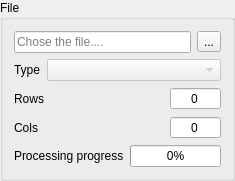
<?xml version="1.0" encoding="UTF-8"?>
<ui version="4.0">
 <class>FileWidget</class>
 <widget class="QGroupBox" name="FileWidget">
  <property name="windowModality">
   <enum>Qt::NonModal</enum>
  </property>
  <property name="geometry">
   <rect>
    <x>0</x>
    <y>0</y>
    <width>232</width>
    <height>177</height>
   </rect>
  </property>
  <property name="sizePolicy">
   <sizepolicy hsizetype="Maximum" vsizetype="Maximum">
    <horstretch>0</horstretch>
    <verstretch>0</verstretch>
   </sizepolicy>
  </property>
  <property name="maximumSize">
   <size>
    <width>240</width>
    <height>180</height>
   </size>
  </property>
  <property name="windowTitle">
   <string>File</string>
  </property>
  <property name="autoFillBackground">
   <bool>true</bool>
  </property>
  <property name="title">
   <string>File</string>
  </property>
  <property name="flat">
   <bool>false</bool>
  </property>
  <property name="checkable">
   <bool>false</bool>
  </property>
  <layout class="QVBoxLayout" name="verticalLayout">
   <item>
    <layout class="QHBoxLayout" name="pathHLayout">
     <item>
      <widget class="QLineEdit" name="pathLineEdit">
       <property name="readOnly">
        <bool>true</bool>
       </property>
       <property name="placeholderText">
        <string>Chose the file....</string>
       </property>
       <property name="clearButtonEnabled">
        <bool>true</bool>
       </property>
      </widget>
     </item>
     <item>
      <widget class="QToolButton" name="pathBtn">
       <property name="text">
        <string>...</string>
       </property>
      </widget>
     </item>
    </layout>
   </item>
   <item>
    <layout class="QHBoxLayout" name="typeHLayout">
     <item>
      <widget class="QLabel" name="typeLabel">
       <property name="sizePolicy">
        <sizepolicy hsizetype="Maximum" vsizetype="Preferred">
         <horstretch>0</horstretch>
         <verstretch>0</verstretch>
        </sizepolicy>
       </property>
       <property name="text">
        <string>Type</string>
       </property>
      </widget>
     </item>
     <item>
      <widget class="QComboBox" name="typeCB">
       <property name="enabled">
        <bool>false</bool>
       </property>
       <property name="currentText">
        <string/>
       </property>
      </widget>
     </item>
    </layout>
   </item>
   <item>
    <layout class="QHBoxLayout" name="sizeHRowsLayout">
     <item>
      <widget class="QLabel" name="sizeRowLabel">
       <property name="sizePolicy">
        <sizepolicy hsizetype="Minimum" vsizetype="Preferred">
         <horstretch>0</horstretch>
         <verstretch>0</verstretch>
        </sizepolicy>
       </property>
       <property name="text">
        <string>Rows</string>
       </property>
       <property name="alignment">
        <set>Qt::AlignRight|Qt::AlignTrailing|Qt::AlignVCenter</set>
       </property>
      </widget>
     </item>
     <item>
      <spacer name="sizeHRowSpacer">
       <property name="orientation">
        <enum>Qt::Horizontal</enum>
       </property>
       <property name="sizeHint" stdset="0">
        <size>
         <width>40</width>
         <height>20</height>
        </size>
       </property>
      </spacer>
     </item>
     <item>
      <widget class="QSpinBox" name="sizeRowSpin">
       <property name="sizePolicy">
        <sizepolicy hsizetype="Maximum" vsizetype="Fixed">
         <horstretch>0</horstretch>
         <verstretch>0</verstretch>
        </sizepolicy>
       </property>
       <property name="alignment">
        <set>Qt::AlignCenter</set>
       </property>
       <property name="readOnly">
        <bool>true</bool>
       </property>
       <property name="buttonSymbols">
        <enum>QAbstractSpinBox::NoButtons</enum>
       </property>
       <property name="suffix">
        <string/>
       </property>
       <property name="maximum">
        <number>1000000</number>
       </property>
       <property name="singleStep">
        <number>1</number>
       </property>
      </widget>
     </item>
    </layout>
   </item>
   <item>
    <layout class="QHBoxLayout" name="sizeHColsLayout">
     <item>
      <widget class="QLabel" name="sizeColLabel">
       <property name="sizePolicy">
        <sizepolicy hsizetype="Minimum" vsizetype="Preferred">
         <horstretch>0</horstretch>
         <verstretch>0</verstretch>
        </sizepolicy>
       </property>
       <property name="text">
        <string>Cols</string>
       </property>
       <property name="alignment">
        <set>Qt::AlignRight|Qt::AlignTrailing|Qt::AlignVCenter</set>
       </property>
      </widget>
     </item>
     <item>
      <spacer name="sizeHColSpacer">
       <property name="orientation">
        <enum>Qt::Horizontal</enum>
       </property>
       <property name="sizeHint" stdset="0">
        <size>
         <width>40</width>
         <height>20</height>
        </size>
       </property>
      </spacer>
     </item>
     <item>
      <widget class="QSpinBox" name="sizeColSpin">
       <property name="sizePolicy">
        <sizepolicy hsizetype="Maximum" vsizetype="Fixed">
         <horstretch>0</horstretch>
         <verstretch>0</verstretch>
        </sizepolicy>
       </property>
       <property name="alignment">
        <set>Qt::AlignCenter</set>
       </property>
       <property name="readOnly">
        <bool>true</bool>
       </property>
       <property name="buttonSymbols">
        <enum>QAbstractSpinBox::NoButtons</enum>
       </property>
       <property name="maximum">
        <number>1000000</number>
       </property>
      </widget>
     </item>
    </layout>
   </item>
   <item>
    <layout class="QHBoxLayout" name="progressHLayout">
     <item>
      <widget class="QLabel" name="progressLabel">
       <property name="text">
        <string>Processing progress</string>
       </property>
      </widget>
     </item>
     <item>
      <widget class="QProgressBar" name="progressBar">
       <property name="maximum">
        <number>1000</number>
       </property>
       <property name="value">
        <number>0</number>
       </property>
       <property name="alignment">
        <set>Qt::AlignLeading|Qt::AlignLeft|Qt::AlignVCenter</set>
       </property>
       <property name="textVisible">
        <bool>true</bool>
       </property>
       <property name="orientation">
        <enum>Qt::Horizontal</enum>
       </property>
       <property name="textDirection">
        <enum>QProgressBar::TopToBottom</enum>
       </property>
      </widget>
     </item>
    </layout>
   </item>
  </layout>
 </widget>
 <resources/>
 <connections/>
</ui>
